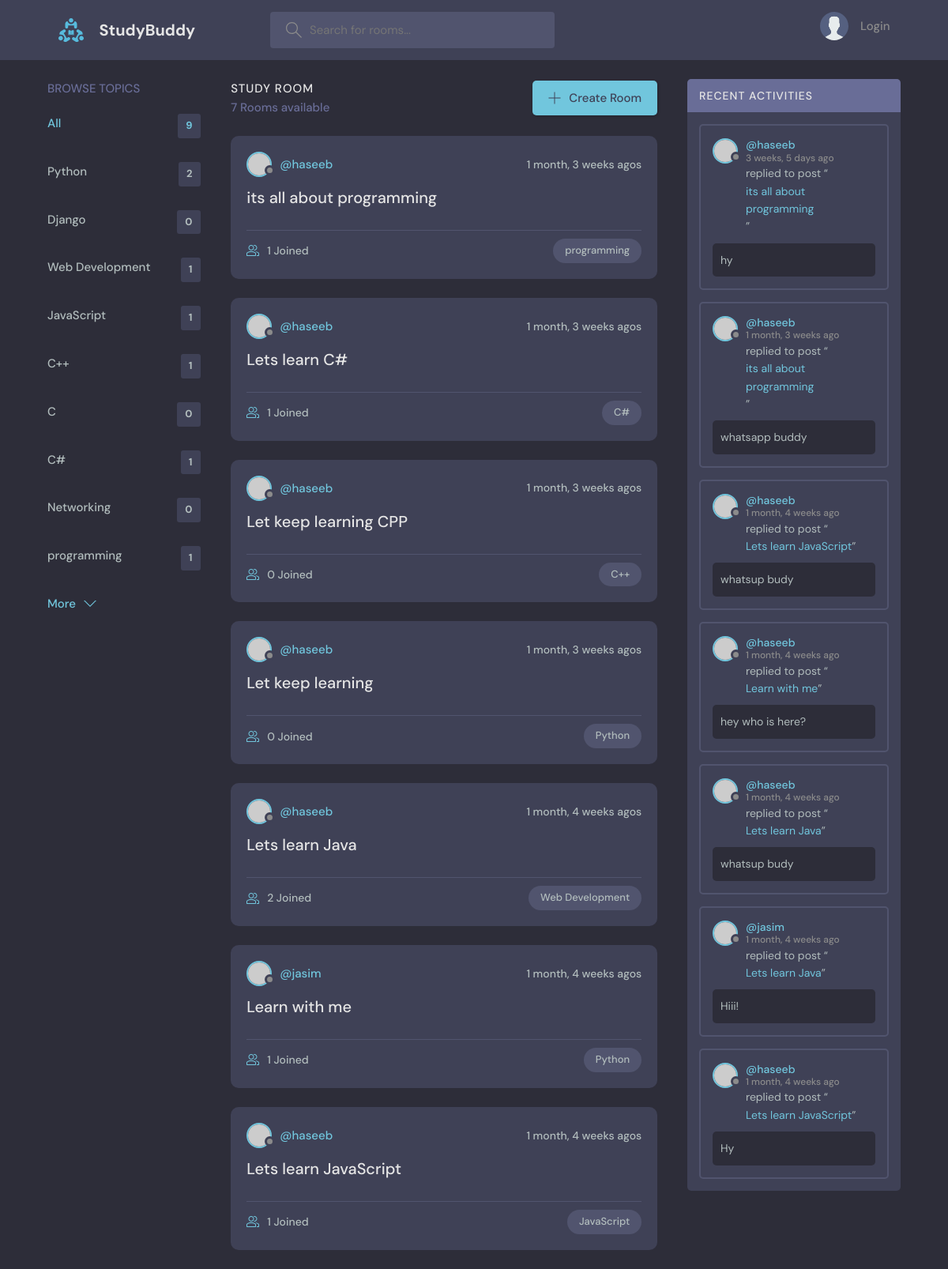
The page / on the database its author committed.
### base/models.py (models this page shows, shortened)
class Topic(models.Model):
    name = models.CharField(max_length=100)

class Room(models.Model):
    host =  models.ForeignKey(User, on_delete=models.SET_NULL, null = True)
    topic =  models.ForeignKey(Topic, on_delete=models.SET_NULL, null = True)
    name = models.CharField(max_length=100)
    description = models.TextField(null=True, blank=True)
    participants = models.ManyToManyField(
        User, related_name='participants', blank=True
    )
    updated = models.DateTimeField(auto_now=True)
    created = models.DateTimeField(auto_now_add=True)
    class Meta:
        ordering = ['-updated', '-created']
    def __str__(self):
        return self.name

class Message(models.Model):
    user = models.ForeignKey(User, on_delete=models.CASCADE)
    room = models.ForeignKey(Room, on_delete=models.CASCADE)
    body = models.TextField()
    updated = models.DateTimeField(auto_now=True)
    created = models.DateTimeField(auto_now_add=True)
    class Meta:
        ordering = ['-updated', '-created']

### base/views.py (the view)
# urls.py: path('',views.Home, name="Home"),
def Home(request):
    q = request.GET.get('q') if request.GET.get('q') != None else ''
    rooms = Room.objects.filter(
        Q(topic__name__icontains=q) |
        Q(name__icontains=q) |
        Q(description__icontains=q)
        )
    topics = Topic.objects.all()
    room_count = rooms.count()
    room_messages = Message.objects.filter(Q(room__topic__name__icontains=q))
    context = {'rooms': rooms, 'topics': topics, 'room_count':room_count, 'room_messages':room_messages}
    return render(request, 'base/home.html', context)

### base/templates/base/home.html (shortened to what this page needs)
{% extends 'main.html' %}
{% block content %}
    <main class="layout layout--3">
      <div class="container">
        {% include 'base/topics_component.html' %}
        <div class="roomList">
          <div class="roomList__header">
            <div>
              <h2>Study Room</h2>
              <p>{{room_count}} Rooms available</p>
            </div>
            <a class="btn btn--main" href="{% url 'room-create' %}">
              <svg version="1.1" xmlns="http://www.w3.org/2000/svg" width="32" height="32" viewBox="0 0 32 32">
                <title>add</title>
                <path
                  d="M16.943 0.943h-1.885v14.115h-14.115v1.885h14.115v14.115h1.885v-14.115h14.115v-1.885h-14.115v-14.115z"
                ></path>
              </svg>
              Create Room
            </a>
          </div>
          {% include 'base/feed_component.html' %}
        </div>
        {% include 'base/activity_component.html' %}
      </div>
    </main>
{% endblock %}

### base/templates/base/topics_component.html
<div class="topics">
    <div class="topics__header">
      <h2>Browse Topics</h2>
    </div>
    <ul class="topics__list">
      <li>
        <a href="{% url 'Home' %}" class="active">All <span>{{topics.count}}</span></a>
      </li>
      {% for topic in topics %}
      <li>
        <a href="{% url 'Home' %}?q={{topic.name}}">{{topic.name}} <span>{{topic.room_set.all.count}}</span></a>
      </li>
      {% endfor %}
    <a class="btn btn--link" href="topics.html">
      More
      <svg version="1.1" xmlns="http://www.w3.org/2000/svg" width="32" height="32" viewBox="0 0 32 32">
        <title>chevron-down</title>
        <path d="M16 21l-13-13h-3l16 16 16-16h-3l-13 13z"></path>
      </svg>
    </a>
  </div>

### base/templates/base/feed_component.html (shortened to what this page needs)
{% for room in rooms %}
<div class="roomListRoom">
    <div class="roomListRoom__header">
      <a href="{% url 'user-profile' room.host.id %}" class="roomListRoom__author">
        <div class="avatar avatar--small">
          <img src="https://randomuser.me/api/portraits/women/11.jpg" />
        </div>
        <span>@{{room.host.username}}</span>
      </a>
      <div class="roomListRoom__actions">
        <span>{{room.created|timesince}} agos</span>
      </div>
    </div>
    <div class="roomListRoom__content">
      <a href="{% url 'Room' room.id  %}">{{room.name}}</a>
    </div>
    <div class="roomListRoom__meta">
      <a href="{% url 'Room' room.id  %}" class="roomListRoom__joined">
        {{room.participants.all.count}} Joined
      </a>
      <p class="roomListRoom__topic">{{room.topic.name}}</p>
    </div>
  </div>
{% endfor %}

### base/templates/base/activity_component.html (shortened to what this page needs)
<div class="activities">
    <div class="activities__header">
      <h2>Recent Activities</h2>
    </div>
    {% for message in room_messages %}
        <div class="activities__box">
        <div class="activities__boxHeader roomListRoom__header">
            <a href="{% url 'user-profile' message.user.id %}" class="roomListRoom__author">
            <div class="avatar avatar--small">
                <img src="https://randomuser.me/api/portraits/women/11.jpg" />
            </div>
            <p>
                @{{message.user}}
                <span>{{message.created|timesince}} ago</span>
            </p>
            </a>
        </div>
        <div class="activities__boxContent">
            <p>replied to post “<a href="{% url 'Room' message.room.id %}">{{message.room}}</a>”</p>
            <div class="activities__boxRoomContent">
                {{message.body}}
            </div>
        </div>
        </div>
    {% endfor %}
  </div>

### rows shown on the page
Topic: name "Python", room_set.all.count "2"
Topic: name "Django", room_set.all.count "0"
Topic: name "Web Development", room_set.all.count "1"
Topic: name "JavaScript", room_set.all.count "1"
Topic: name "C++", room_set.all.count "1"
Topic: name "C", room_set.all.count "0"
Topic: name "C#", room_set.all.count "1"
Topic: name "Networking", room_set.all.count "0"
Topic: name "programming", room_set.all.count "1"
Room: host.username "haseeb", created "1 month, 3 weeks", name "its all about programming", participants.all.count "1", topic.name "programming"
Room: host.username "haseeb", created "1 month, 3 weeks", name "Lets learn C#", participants.all.count "1", topic.name "C#"
Room: host.username "haseeb", created "1 month, 3 weeks", name "Let keep learning CPP", participants.all.count "0", topic.name "C++"
Room: host.username "haseeb", created "1 month, 3 weeks", name "Let keep learning", participants.all.count "0", topic.name "Python"
Room: host.username "haseeb", created "1 month, 4 weeks", name "Lets learn Java", participants.all.count "2", topic.name "Web Development"
Room: host.username "jasim", created "1 month, 4 weeks", name "Learn with me", participants.all.count "1", topic.name "Python"
Room: host.username "haseeb", created "1 month, 4 weeks", name "Lets learn JavaScript", participants.all.count "1", topic.name "JavaScript"
Message: user "haseeb", created "3 weeks, 5 days", room "its all about programming", body "hy"
Message: user "haseeb", created "1 month, 3 weeks", room "its all about programming", body "whatsapp buddy"
Message: user "haseeb", created "1 month, 4 weeks", room "Lets learn JavaScript", body "whatsup budy"
Message: user "haseeb", created "1 month, 4 weeks", room "Learn with me", body "hey who is here?"
Message: user "haseeb", created "1 month, 4 weeks", room "Lets learn Java", body "whatsup budy"
Message: user "jasim", created "1 month, 4 weeks", room "Lets learn Java", body "Hiii!"
Message: user "haseeb", created "1 month, 4 weeks", room "Lets learn JavaScript", body "Hy"

### other values the page prints
{{ topics.count }} "9"
{{ room_count }} "7"
